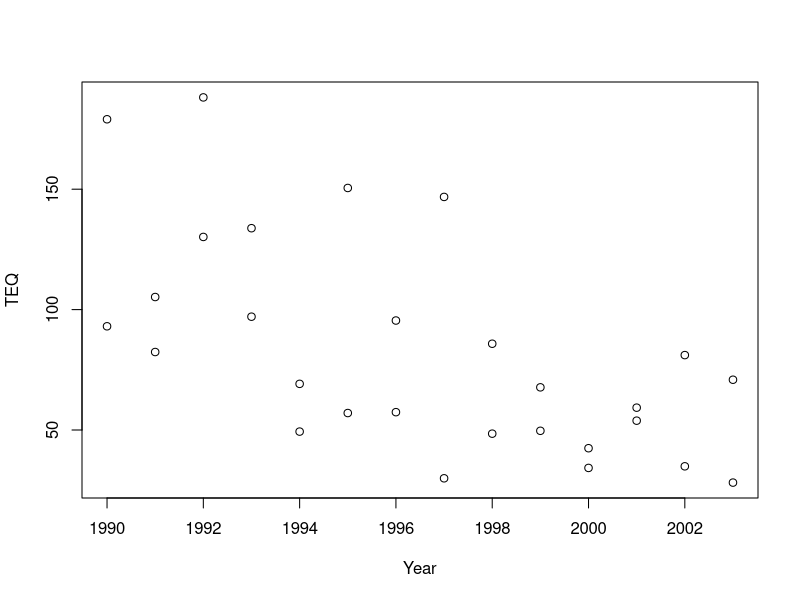
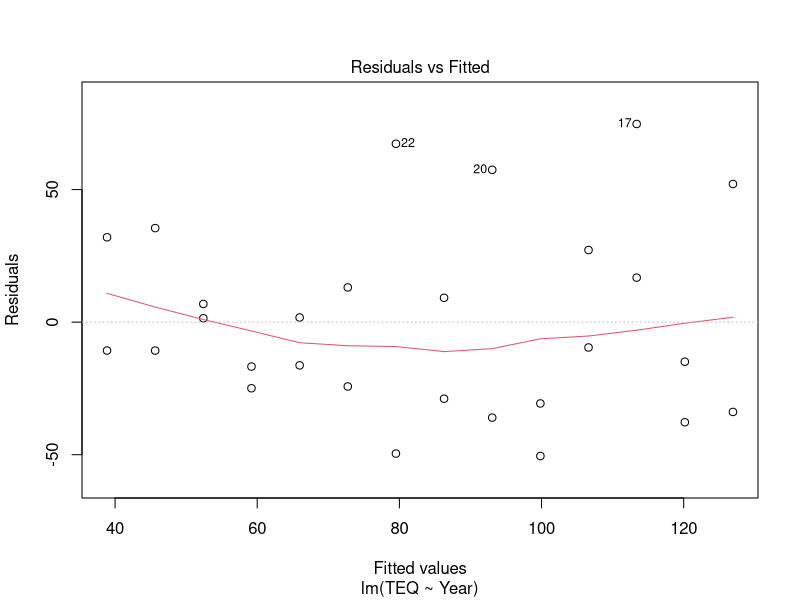
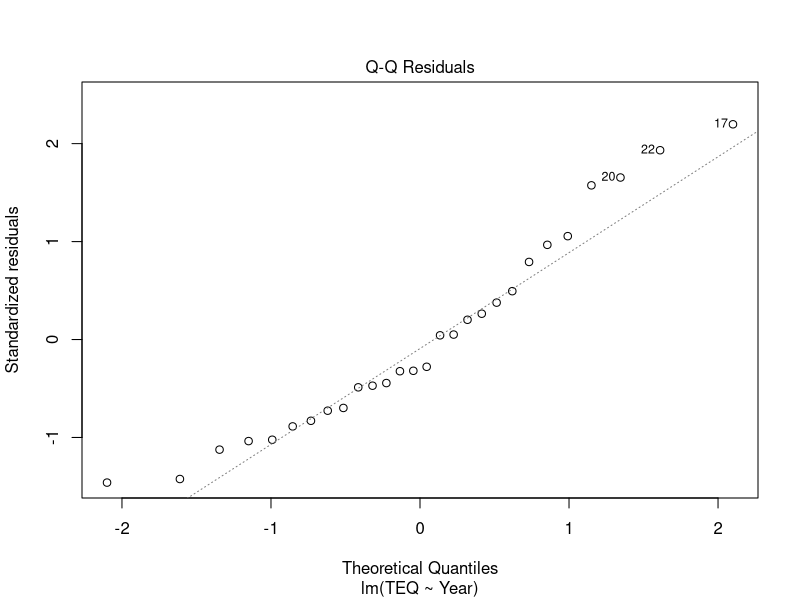
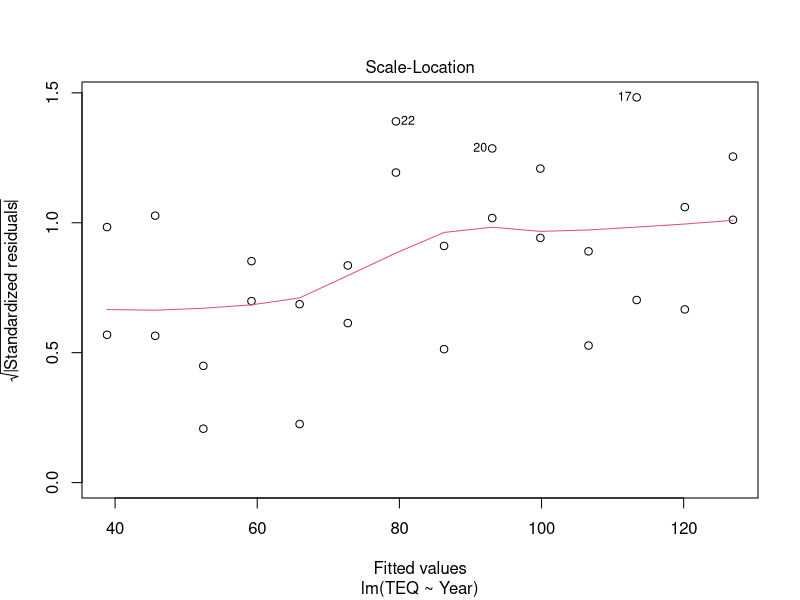
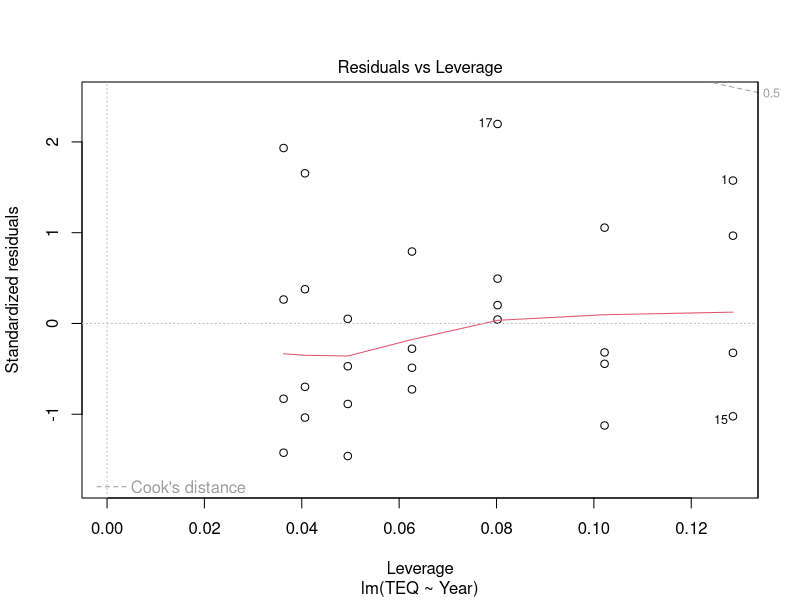
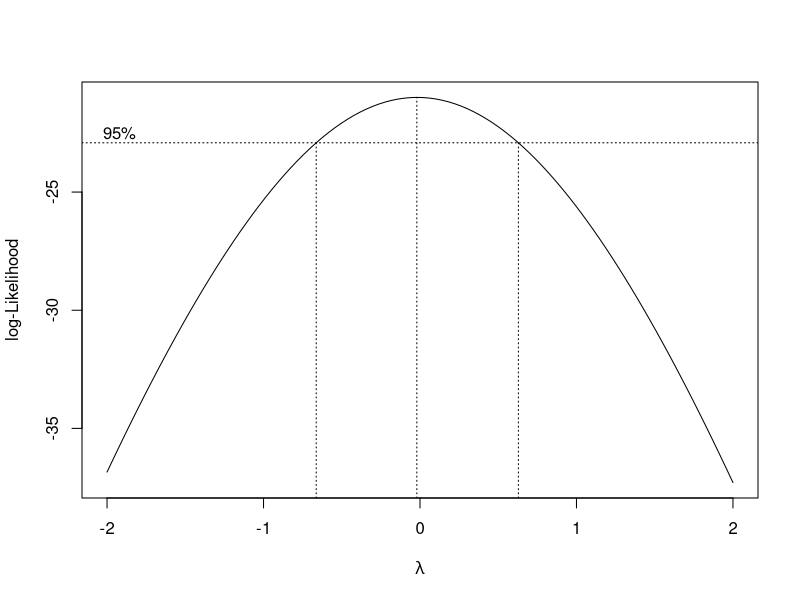
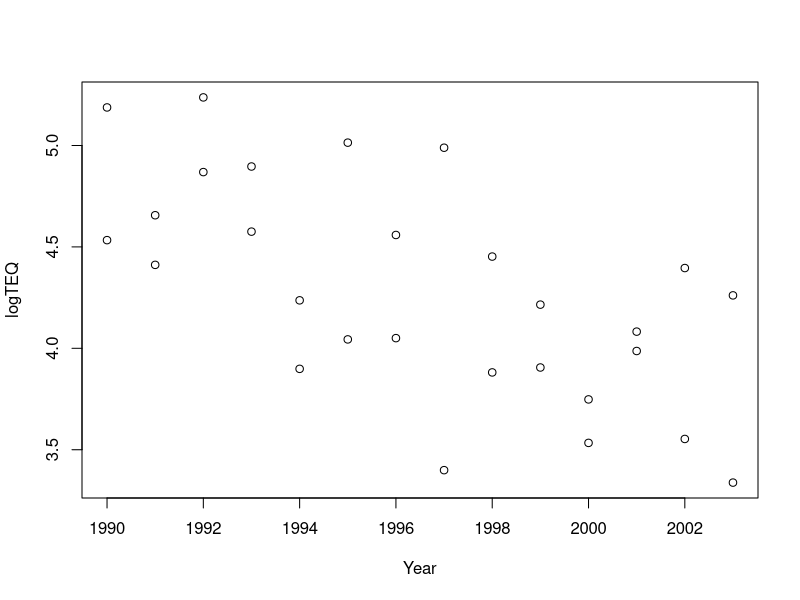

Here is the R script that generated these plots, in order:
## ---- chunk 1
crabs <- read.csv("../dioxin2.csv")
head(crabs)
View(crabs)
## ---- chunk 2
summary(crabs)
## ---- chunk 3
crabs$Site <- as.factor(crabs$Site)
summary(crabs)
## ---- chunk 4
plot(TEQ ~ Year, data = crabs)
## ---- chunk 5
fit.tmp <- lm(TEQ ~ Year, data = crabs)
plot(fit.tmp)
## ---- chunk 6
MASS::boxcox(TEQ~Year,data=crabs)

# library(MASS)
# boxcox(TEQ ~ Year, data = crabs)
## ---- chunk 7
crabs$logTEQ <- log(crabs$TEQ)
plot(logTEQ ~ Year, data = crabs)

## ---- chunk 8
fit <- lm(logTEQ ~ Year, data = crabs)
summary(fit)

fit2 <-lm(logTEQ ~ Year + Site, data = crabs)
summary(fit2)
## ---- chunk 9
anova(fit, fit2)
## ---- chunk 10
# linear regression with year and site as predictors
fit3<-lm(logTEQ ~ Year + Site + Year*Site, 
         data = crabs)
summary(fit3)

## ---- chunk 11
anova(fit2, fit3)
